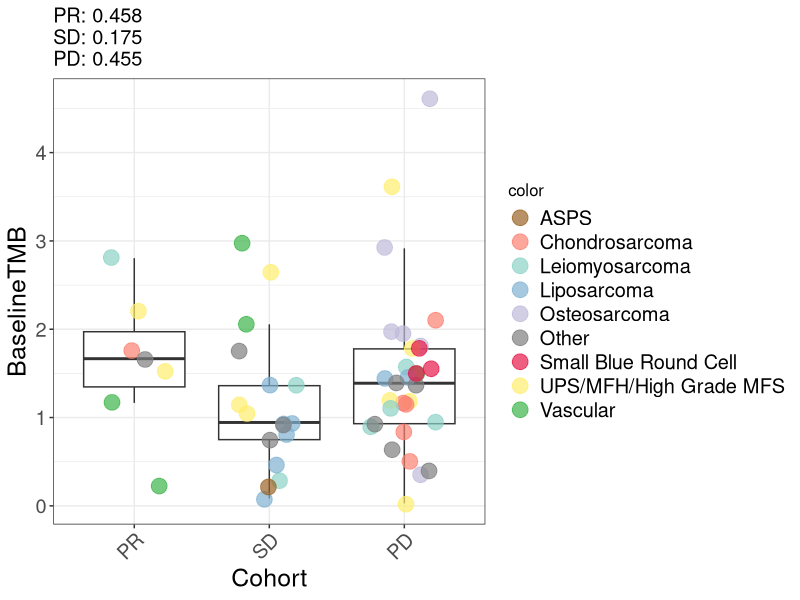
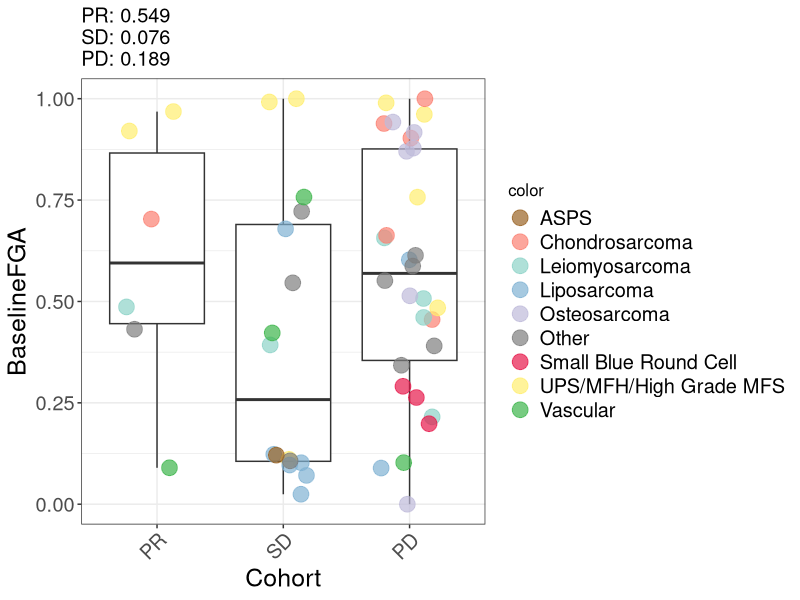
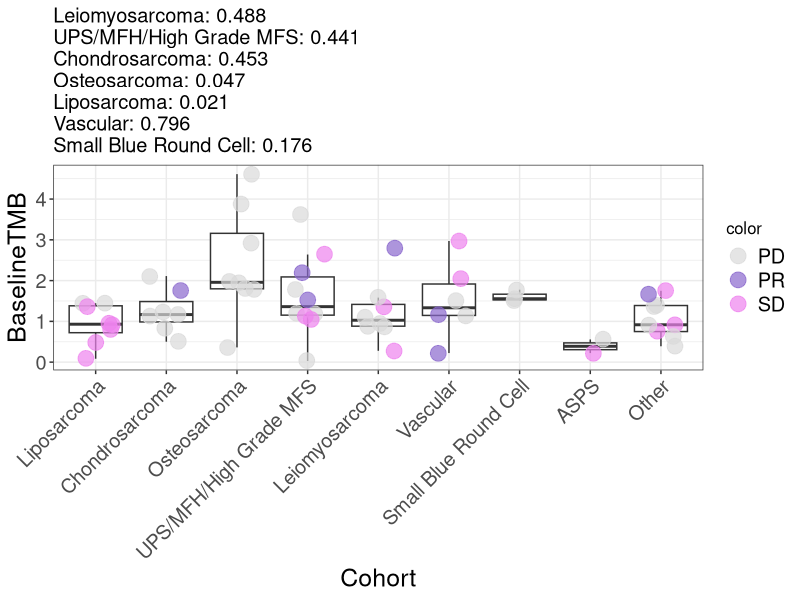
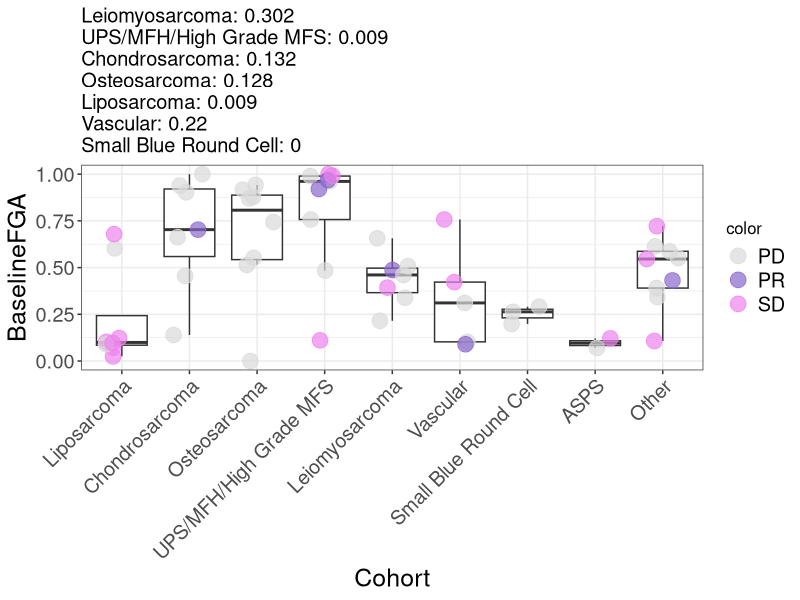
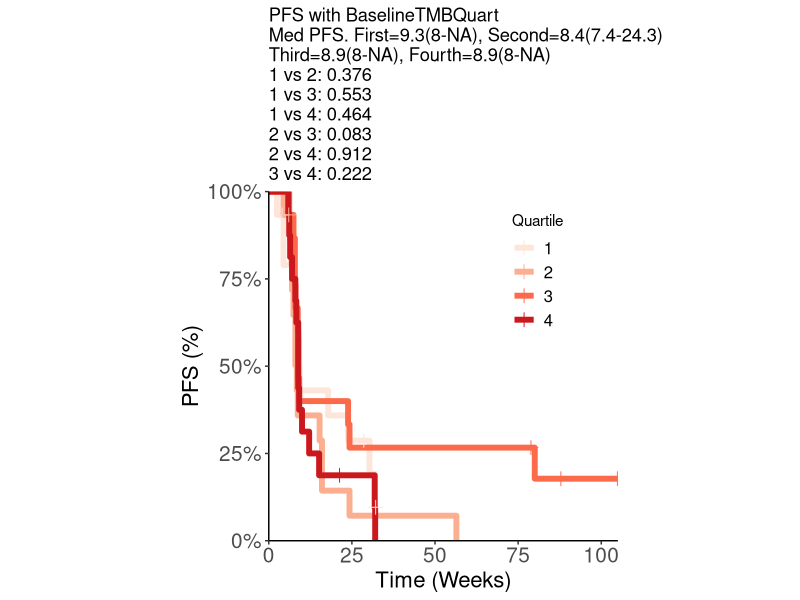
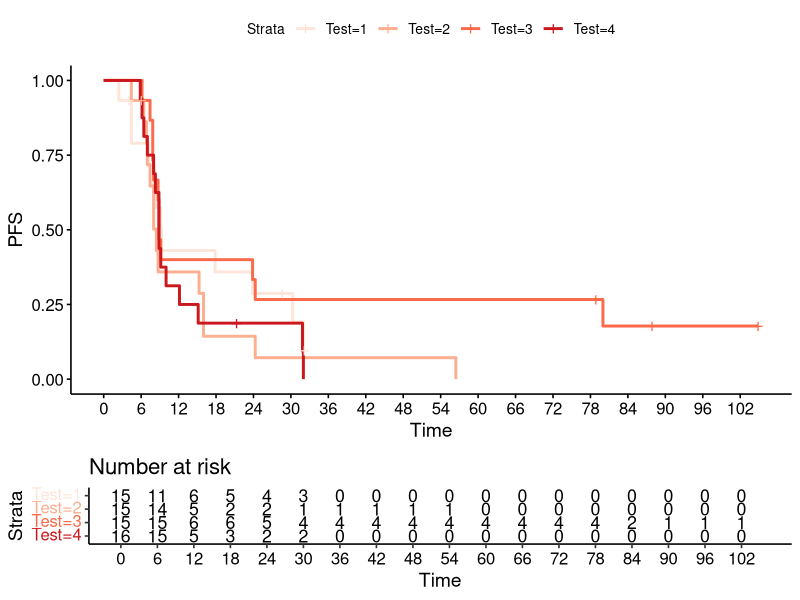
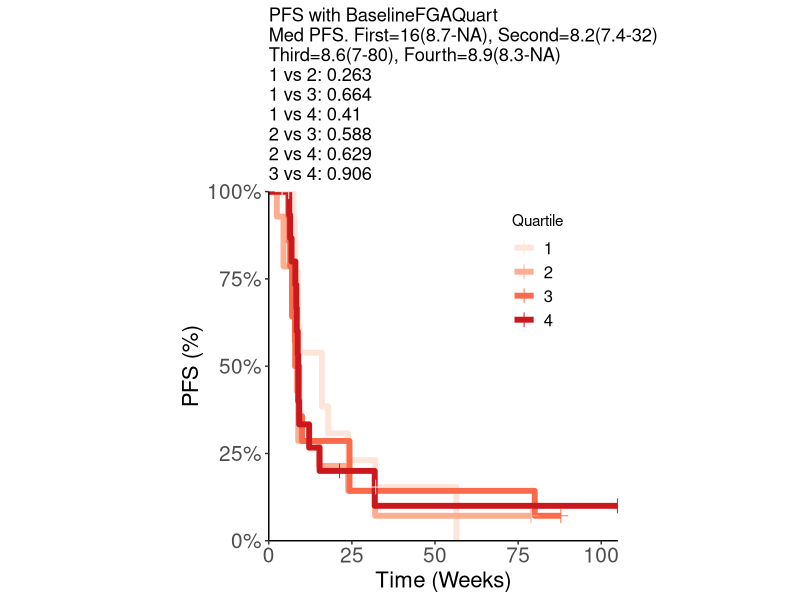
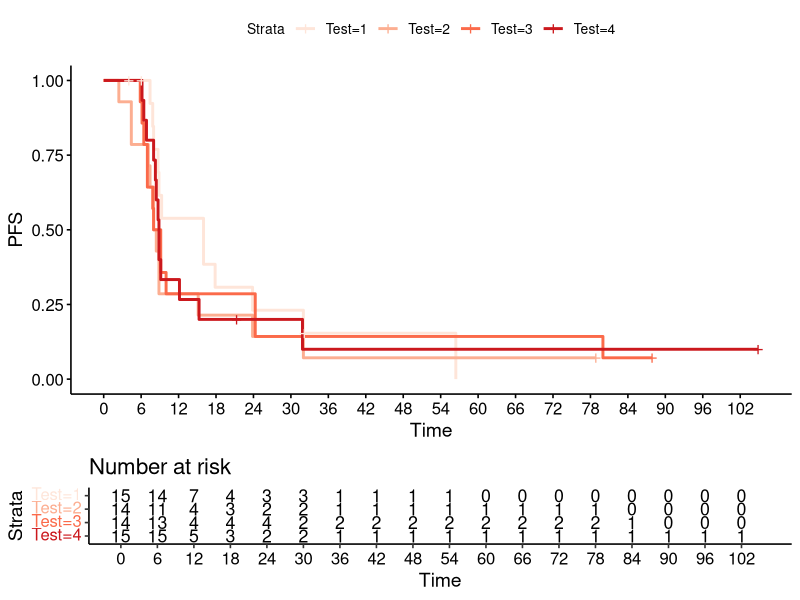

Reproduce these figures in R, in order.
library(data.table)
library(ggplot2)
library(survival)
library(ggfortify)
library(RColorBrewer)
library(survminer)



cols <- c("Leiomyosarcoma"="#8DD3C7",
          "UPS/MFH/High Grade MFS"="#FFED6F",
          "Osteosarcoma"="#BEBADA",
          "Chondrosarcoma"="#FB8072",
          "Liposarcoma"="#80B1D3",
          "Other"="gray50",
          "Small Blue Round Cell"='#e6194b',
          "Vascular"='#3cb44b',
          "ASPS"='#9a6324',
          "PR"="mediumpurple3",
          "SD"="violet",
          "PD"="#D9D9D9",
          "Baseline"="#CCEBC5",
          "On-Treatment"="#FDB462"
)



aux <- fread("data/PatientSourceData.txt",data.table=FALSE)



pdf("FigureS5_AD.pdf",width=8,height=8)
temptab <- do.call(rbind,lapply(c("BaselineTMB","BaselineFGA"),function(y) {
  temp <- aux[is.na(aux$PDbyNTL),]
  colnames(temp) <- gsub(y,"Test",colnames(temp))
  temp <- temp[!is.na(temp$Test),]
  temptab3 <- do.call(rbind,lapply(c("PR","SD","PD"),function(x) {
    temp$BR <- ifelse(temp$BestResponse==x,1,0)
    t <- t.test(temp$Test[temp$BR==0],temp$Test[temp$BR==1])
    data.frame(Response=x,Test=y,NumTrue=length(temp$Test[temp$BR==1]),NumFalse=length(temp$Test[temp$BR==0]),MeanTrue=t$estimate[2],MeanFalse=t$estimate[1],p=t$p.value,stringsAsFactors = FALSE)
  }))
  temptab3$label <- paste0(temptab3$Response,": ",round(temptab3$p,3))
  title <- paste0(paste(temptab3$label,collapse="\n"))
  colnames(temp) <- gsub("Cohort","color",colnames(temp)) #whatever the test is will already be changed to Group
  temp$BestResponse <- factor(temp$BestResponse,levels=c("PR","SD","PD"))
  p <- ggplot(temp,aes(x=BestResponse,y=Test)) +
    geom_boxplot(outlier.shape = NA) +
    geom_jitter(width=0.25,size=5,alpha=0.7,aes(color=color)) +
    labs(x="Cohort",y=y,title=title) +
    theme_bw() +
    scale_color_manual(values=cols,na.value="gray50") +
    theme(text = element_text(size=18),
          title = element_text(size=12),
          axis.title = element_text(size=18),
          axis.text.x = element_text(angle=45,hjust=1))
  print(p)
  temptab3
}))
dev.off()



pdf("FigureS5_BE.pdf",width=8,height=8)
temptab2 <- do.call(rbind,lapply(c("BaselineTMB","BaselineFGA"),function(y) {
  temp <- aux
  colnames(temp) <- gsub(y,"Test",colnames(temp))
  temp <- temp[!is.na(temp$Test),]
  tests <- unique(temp$Cohort[!(temp$Cohort %in% c("Other"))])
  counttest <- plyr::count(temp$Cohort)
  tests <- tests[tests %in% counttest$x[counttest$freq >= 3]]
  temptab3 <- do.call(rbind,lapply(tests,function(x) {
    temp$Co <- ifelse(temp$Cohort==x,1,0)
    t <- t.test(temp$Test[temp$Co==0],temp$Test[temp$Co==1])
    data.frame(Cohort=x,Test=y,NumTrue=length(temp$Test[temp$Co==1]),NumFalse=length(temp$Test[temp$Co==0]),MeanTrue=t$estimate[2],MeanFalse=t$estimate[1],p=t$p.value,stringsAsFactors = FALSE)
  }))
  temptab3$label <- paste0(temptab3$Cohort,": ",round(temptab3$p,3))
  title <- paste0(paste(temptab3$label,collapse="\n"))
  colnames(temp) <- gsub("BestResponse","color",colnames(temp)) #whatever the test is will already be changed to Group
  temp$Cohort <- factor(temp$Cohort,levels=c("Liposarcoma","Chondrosarcoma","Osteosarcoma","UPS/MFH/High Grade MFS","Leiomyosarcoma","Vascular","Small Blue Round Cell","ASPS","Other"))
  p <- ggplot(temp,aes(x=Cohort,y=Test)) +
    geom_boxplot(outlier.shape = NA) +
    geom_jitter(width=0.25,size=5,alpha=0.7,aes(color=color)) +
    labs(x="Cohort",y=y,title=title) +
    theme_bw() +
    scale_color_manual(values=cols,na.value="gray50") +
    theme(text = element_text(size=18),
          title = element_text(size=12),
          axis.title = element_text(size=18),
          axis.text.x = element_text(angle=45,hjust=1))
  print(p)
  temptab3
}))
dev.off()



pdf("FigureS5_CF.pdf")
aux <- do.call(rbind,lapply(c("BaselineTMBQuart","BaselineFGAQuart"),function(x) {
  temp <- aux
  temp$PFS <- temp$PFS.days / 7
  colnames(temp) <- gsub(x,"Test",colnames(temp))
  temp <- temp[!is.na(temp$Test),]
  temp$PFSReached <- ifelse(grepl("[+]",temp$Label2),0,1)
  fit6 = survfit(formula=Surv(as.numeric(PFS),as.numeric(factor(PFSReached)))~Test,data=temp)
  ttab <- do.call(rbind,lapply(c("1,2","1,3","1,4","2,3","2,4","3,4"),function(pair) {
    first <- strsplit(pair,",")[[1]][1]
    second <- strsplit(pair,",")[[1]][2]
    temp2 <- temp[temp$Test %in% c(first,second),]
    sd <- survdiff(Surv(as.numeric(PFS), PFSReached==1)~Test,data=temp2)
    p.val1 <- 1 - pchisq(sd$chisq, length(sd$n) - 1)
    data.frame(first=first,second=second,p=p.val1,stringsAsFactors = FALSE)
  }))
  ttab$label <- paste0(ttab$first," vs ",ttab$second,": ",round(ttab$p,3))
  linklabel <- paste(ttab$label,collapse="\n")
  plot.data=fortify(fit6,surv.connect=TRUE)
  p <- ggplot(plot.data, aes(time, surv,color=strata)) +
    geom_step(size=2) +
    geom_point(data = subset(plot.data, n.censor > 0),size=3,shape=3,aes(color=strata)) +
    scale_y_continuous(labels = scales::percent) +
    scale_color_manual(values=brewer.pal(4,"Reds")) +
    theme_classic() +
    theme(aspect.ratio = 1) +
    labs(color="Quartile",x="Time (Weeks)",y="PFS (%)",title=paste0("PFS with ",x,"\nMed PFS. First=",round(surv_median(fit6)[[2]][1],1),"(",round(surv_median(fit6)[[3]][1],1),"-",round(surv_median(fit6)[[4]][1],1),"), Second=",round(surv_median(fit6)[[2]][2],1),"(",round(surv_median(fit6)[[3]][2],1),"-",round(surv_median(fit6)[[4]][2],1),")\nThird=",round(surv_median(fit6)[[2]][3],1),"(",round(surv_median(fit6)[[3]][3],1),"-",round(surv_median(fit6)[[4]][3],1),"), Fourth=",round(surv_median(fit6)[[2]][4],1),"(",round(surv_median(fit6)[[3]][4],1),"-",round(surv_median(fit6)[[4]][4],1),")\n",linklabel)) +
    theme(legend.position=c(.77,.77),
          legend.key=element_blank(),
          legend.background=element_blank(),
          aspect.ratio=1.0,
          legend.text=element_text(size=12),
          axis.text.y=element_text(size=15),
          axis.text.x=element_text(size=15),
          axis.title=element_text(size=16)) +
    coord_cartesian(xlim=c(0,105),expand=FALSE)
  q <- ggsurvplot(fit6, data = temp, risk.table = TRUE,palette=brewer.pal(4,"Reds"),break.x.by=6,xlim=c(0,105),ylab="PFS")
  print(p)
  print(q)
  data.frame(Test=x,NumFirst=length(temp$`CMO Patient ID`[temp$Test=="1"]),NumSecond=length(temp$`CMO Patient ID`[temp$Test=="2"]),NumThird=length(temp$`CMO Patient ID`[temp$Test=="3"]),NumFourth=length(temp$`CMO Patient ID`[temp$Test=="4"]),MedFirst=surv_median(fit6)[[2]][1],MedFirstDown=surv_median(fit6)[[3]][1],MedFirstUp=surv_median(fit6)[[4]][1],MedSecond=surv_median(fit6)[[2]][2],MedSecondDown=surv_median(fit6)[[3]][2],MedSecondUp=surv_median(fit6)[[4]][2],MedThird=surv_median(fit6)[[2]][3],MedThirdDown=surv_median(fit6)[[3]][3],MedThirdUp=surv_median(fit6)[[4]][3],MedFourth=surv_median(fit6)[[2]][4],MedFourthDown=surv_median(fit6)[[3]][4],MedFourthUp=surv_median(fit6)[[4]][4],p12=ttab$p[ttab$first==1&ttab$second==2],p13=ttab$p[ttab$first==1&ttab$second==3],p14=ttab$p[ttab$first==1&ttab$second==4],p23=ttab$p[ttab$first==2&ttab$second==3],p24=ttab$p[ttab$first==2&ttab$second==4],p34=ttab$p[ttab$first==3&ttab$second==4],stringsAsFactors = FALSE)
}))
dev.off()
